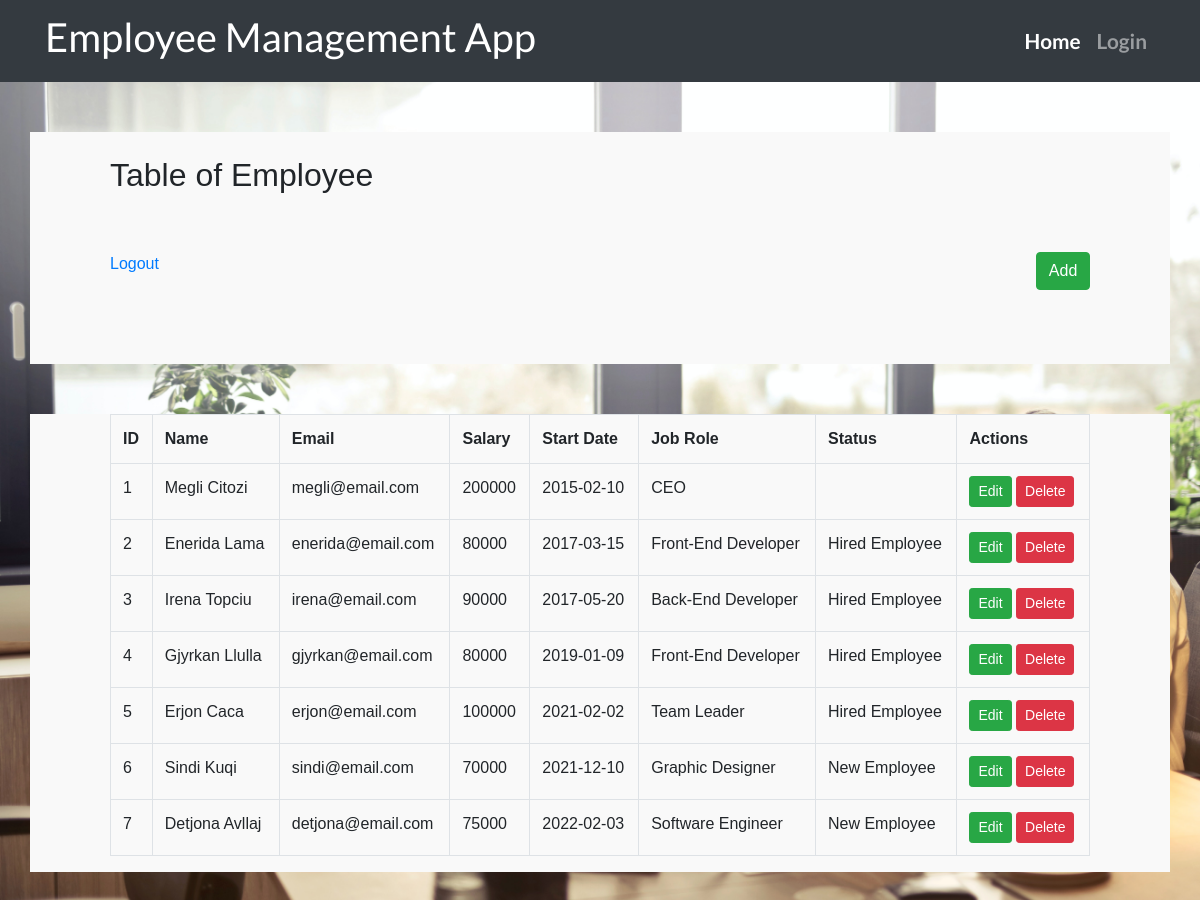
Page /employee.php (signed in) on the committed database.
### tables this page shows
CREATE TABLE `employee_list` (
  `ID` int(250) NOT NULL,
  `Name` varchar(250) NOT NULL,
  `Email` varchar(250) NOT NULL,
  `Salary` int(250) NOT NULL,
  `Start_date` date NOT NULL,
  `Job_role` varchar(250) NOT NULL,
  `Status` varchar(250) NOT NULL
);

### employee.php (the view, shortened to what this page needs)
<?php  include "header.php"; ?>
 <div class="container table-container">
    <div class="row">
        <div class="col-md-5 titulli_majtas">
            <br>
            <h2>Table of Employee</h2>
        </div>
    </div>
    <div class="row">
        <div class="col-md-5">
            <?php
                if(isset($_SESSION["username"])){
                echo '<a href = "logout.php">Logout</a>';
                }else{
                    header("location: login.php");
                }
            ?>
        </div>
        <div class="col-md-6"></div>
        <div class="col-md-1 butoni_djathtas">
            <button type="button" class="btn btn-md btn-success" data-bs-toggle="modal" data-bs-target="#exampleModal">Add</button>
        </div>
    </div>
    <br>
</div>
<div class="container table-container">
   <div class="row">
       <div class="col-md-12">
            <?php
                $stmt = $conn->query("SELECT * FROM employee_list");
                $result = $stmt->fetchAll();
            ?>
            <div class="table-responsive">
                <table class="table table-bordered">
                    <tr>
                        <th>ID</th>
                        <th>Name</th>
                        <th>Email</th>
                        <th>Salary</th>
                        <th>Start Date</th>
                        <th>Job Role</th>
                        <th>Status</th>
                        <th>Actions</th>
                    </tr>
                    <?php foreach($result as $row){ ?>
                    <tr>
                        <td><?php echo $row['ID'];?></td>
                        <td><?php echo $row['Name'];?></td>
                        <td><?php echo $row['Email'];?></td>
                        <td><?php echo $row['Salary'];?></td>
                        <td><?php echo $row['Start_date'];?></td>
                        <td><?php echo $row['Job_role'];?></td>
                        <td><?php echo $row['Status'];?></td>
                        <td>
                            <button class="btn btn-sm btn-success edit" data-id="<?php echo $row['ID'];?>">Edit</button>
                            <button class="btn btn-sm btn-danger delete" data-id="<?php echo $row['ID'];?>">Delete</button>
                        </td>
                    </tr>
                    <?php } ?>
                </table>
            </div>
       </div>
   </div>
</div>
<?php include "footer.php"; ?>

### header.php (shortened to what this page needs)
<!DOCTYPE html>
<html>
<head>
  <link rel="stylesheet" href="https://cdnjs.cloudflare.com/ajax/libs/twitter-bootstrap/4.3.1/css/bootstrap.min.css" />
  <link rel="stylesheet" href="https://cdnjs.cloudflare.com/ajax/libs/font-awesome/5.7.2/css/all.min.css" />
  <link rel="stylesheet" href="https://cdnjs.cloudflare.com/ajax/libs/simple-line-icons/2.4.1/css/simple-line-icons.css" />
  <link href="style.css" rel="stylesheet">
</head>
<body>
  <nav class="navbar navbar-dark bg-dark navbar-expand-md">
  <div class="container">
    <a class="navbar-brand font-weight-bold" href="http://localhost/CRUD_Application/"><h1>Employee Management App</h1></a>
    <div class="collapse navbar-collapse" id="navbarResponsive">
      <ul class="navbar-nav ml-auto">
        <li class="nav-item active">
          <a class="nav-link" href="http://localhost/CRUD_Application/">Home</a>
        </li>
        <li class="nav-item">
          <a class="nav-link" href="login.php">Login</a>
        </li>
      </ul>
    </div>
  </div>
</nav>

### footer.php (shortened to what this page needs)
</body>
</html>

### style.css (style rules this page uses)
body { font-family: 'Lato', 'Helvetica Neue', Helvetica, Arial, sans-serif; background-image: url(img/photo.jpg); background-size: cover; }
.row { margin: 50px; }
.nav-link { font-size: 1.3rem; font-weight: bold; }
.table-container { background-color: #F9F9F9; font-family:Arial, Helvetica, sans-serif; }

### rows in the picture
employee_list: ID "1", Name "Megli Citozi", Email "megli@email.com", Salary "200000", Start_date "2015-02-10", Job_role "CEO"
employee_list: ID "2", Name "Enerida Lama", Email "enerida@email.com", Salary "80000", Start_date "2017-03-15", Job_role "Front-End Developer", Status "Hired Employee"
employee_list: ID "3", Name "Irena Topciu", Email "irena@email.com", Salary "90000", Start_date "2017-05-20", Job_role "Back-End Developer", Status "Hired Employee"
employee_list: ID "4", Name "Gjyrkan Llulla", Email "gjyrkan@email.com", Salary "80000", Start_date "2019-01-09", Job_role "Front-End Developer", Status "Hired Employee"
employee_list: ID "5", Name "Erjon Caca", Email "erjon@email.com", Salary "100000", Start_date "2021-02-02", Job_role "Team Leader", Status "Hired Employee"
employee_list: ID "6", Name "Sindi Kuqi", Email "sindi@email.com", Salary "70000", Start_date "2021-12-10", Job_role "Graphic Designer", Status "New Employee"
employee_list: ID "7", Name "Detjona Avllaj", Email "detjona@email.com", Salary "75000", Start_date "2022-02-03", Job_role "Software Engineer", Status "New Employee"
